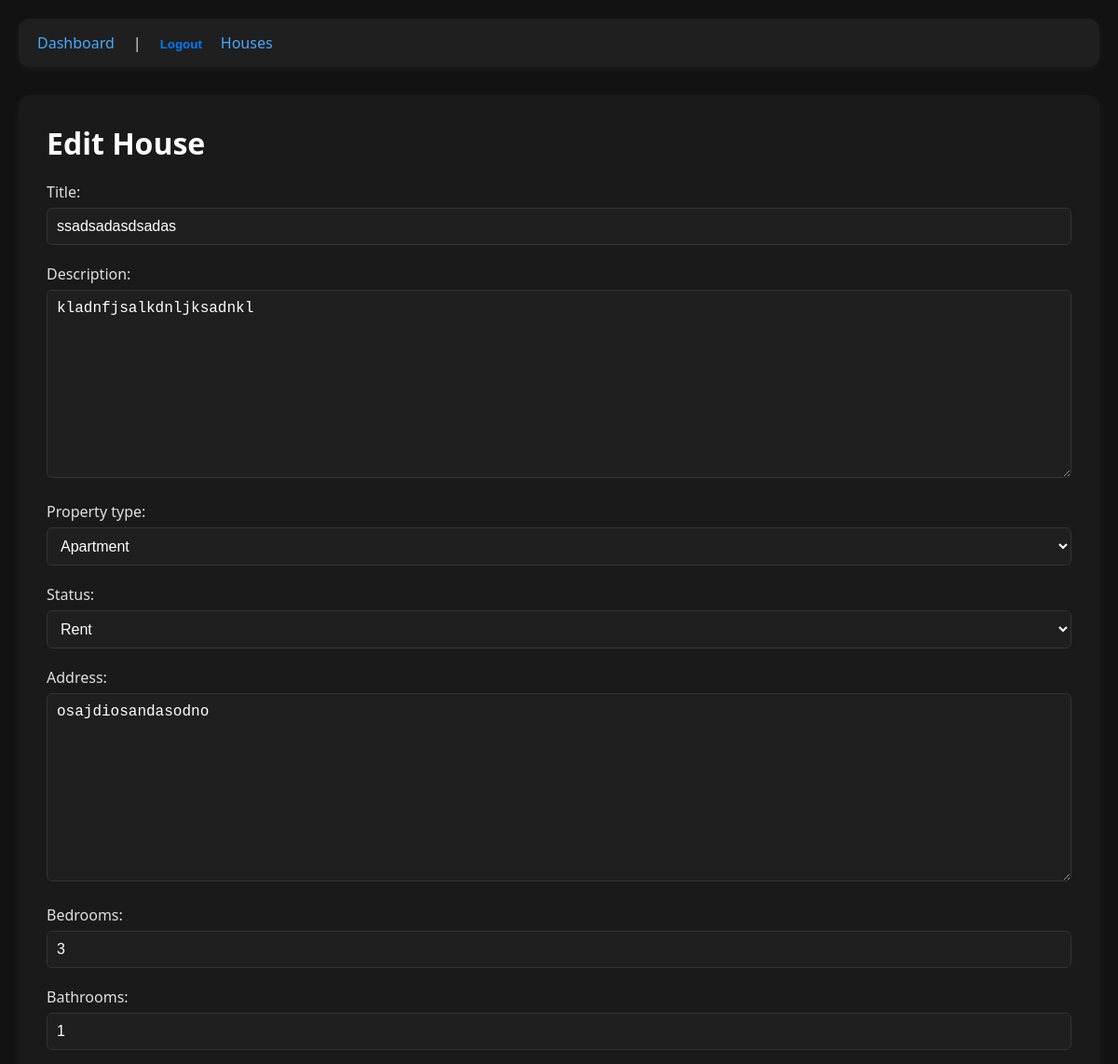
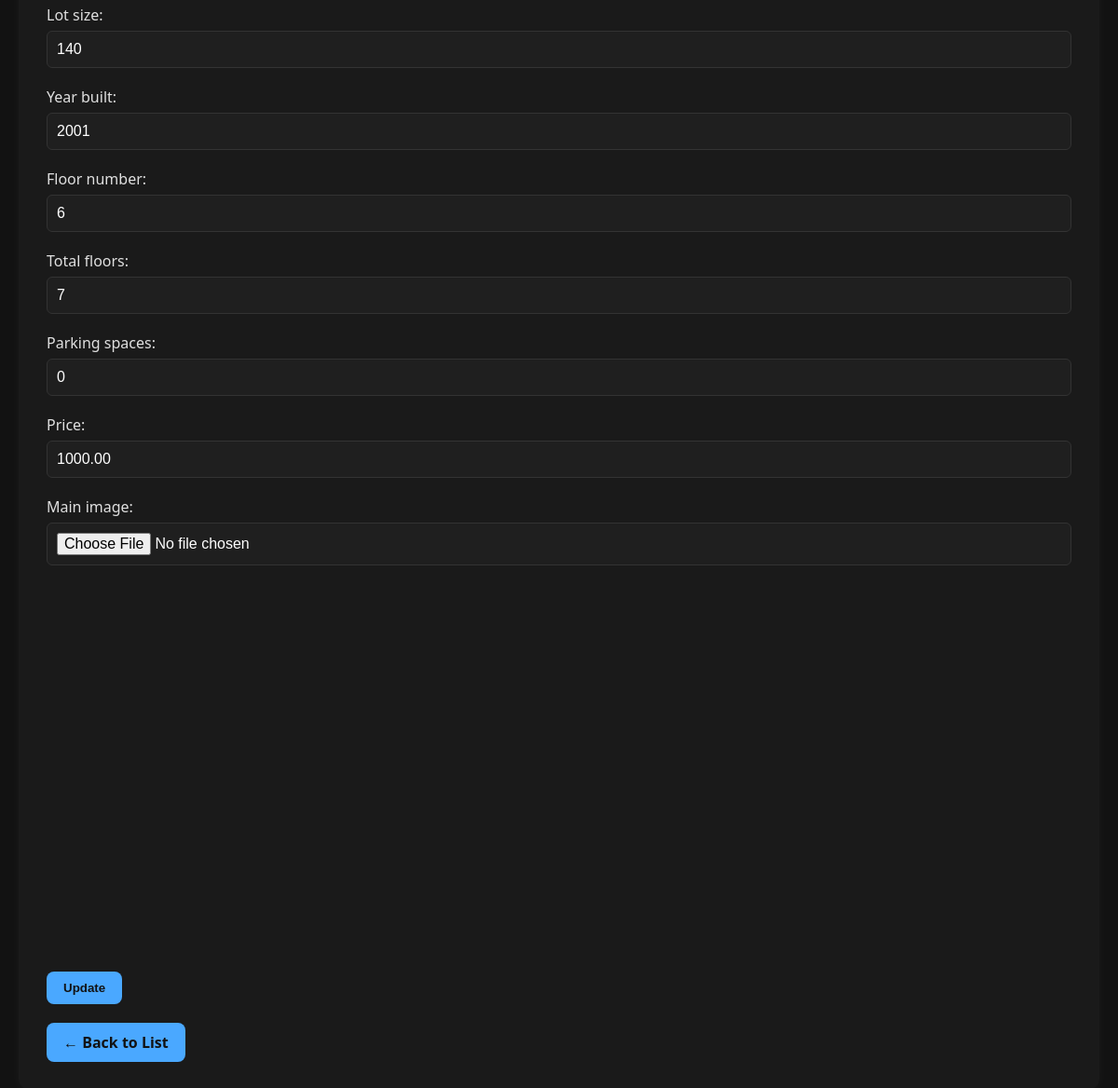
Page /houses/3/update/ (signed in) on the committed database (2 pictures, top to bottom).
### houses/models.py (models this page shows, shortened)
class House(models.Model):
    PROPERTY_TYPES = [
        ('house', 'House'),
        ('apartment', "Apartment"),
        ('condo',"Condo"),
        ('commercial','Commercial'),
        ('land','Land'),
    ]
    STATUS_CHOICES = [
        ('sale', 'Sale'),
        ('rent', 'Rent'),
        ('sold', 'Sold'),
        ('pending', 'Pending'),
    ]
    title = models.CharField(max_length=100)
    property_type = models.CharField(max_length=20, choices=PROPERTY_TYPES, default='apartment')
    price = models.DecimalField(max_digits=12, decimal_places=3, )
    status = models.CharField(max_length=10, choices=STATUS_CHOICES, default='rent')
    description = models.TextField(blank=True)
    address = models.TextField()
    latitude = models.DecimalField(max_digits=9, decimal_places=6, blank=True, null=True)
    longitude = models.DecimalField(max_digits=9, decimal_places=6, blank=True, null=True)
    bedrooms = models.PositiveIntegerField(default=3)
    bathrooms = models.PositiveIntegerField(default=1)
    lot_size = models.PositiveIntegerField()
    year_built = models.PositiveIntegerField(blank=True, null=True)
    floor_number = models.PositiveIntegerField(blank=True, null=True)
    total_floors = models.PositiveIntegerField(blank=True, null=True)
    parking_spaces = models.PositiveIntegerField(default=0)
    price = models.DecimalField(max_digits=15, decimal_places=2)
    main_image = models.ImageField(upload_to='houses/', blank=True, null=True)
    created_at = models.DateTimeField(auto_now_add=True)
    updated_at = models.DateTimeField(auto_now=True)
    agent = models.ForeignKey(
        settings.AUTH_USER_MODEL,
        on_delete=models.CASCADE,
        related_name='houses',
        )

### houses/views.py (the view, shortened to what this page needs)
# urls.py: path('<int:pk>/update/', HouseUpdateView.as_view(), name='update'),
class HouseUpdateView(LoginRequiredMixin, UpdateView):
    model = House
    form_class = HouseForm
    template_name = "houses/update.html"

### houses/forms.py
class HouseForm(forms.ModelForm):
    class Meta:
        model = House
        fields = [
            'title', 'description', 'property_type', 'status',
            'address',
            'latitude', 'longitude',
            'bedrooms', 'bathrooms', 'lot_size',
            'year_built', 'floor_number', 'total_floors', 'parking_spaces',
            'price',
            'main_image'
        ]
        widgets = {
            'latitude': forms.HiddenInput(),
            'longitude': forms.HiddenInput(),
        }

### houses/templates/houses/update.html (shortened to what this page needs)
{% extends 'base.html' %}
{% load leaflet_tags %}
{% block extra_header %}
<link
  rel="stylesheet"
  href="https://unpkg.com/leaflet-control-geocoder/dist/Control.Geocoder.css"
/>
{% endblock %}
{% block content %}
<h1>Edit House</h1>
<form method="post" enctype="multipart/form-data" novalidate>
    {{ form.as_p }}
    <div id="map" style="height: 400px; border-radius: 8px; margin-bottom: 1rem;">
    </div>
    <button type="submit">Update</button>
</form>
<a href="{% url 'houses:list' %}" class="button mt-2">← Back to List</a>
{% endblock %}

### static/css/style.css (style rules this page uses)
* { margin: 0; padding: 0; box-sizing: border-box; }
body { font-family: 'Segoe UI', Tahoma, Geneva, Verdana, sans-serif; background-color: #121212; color: #e0e0e0; padding: 20px; }
h1, h2 { color: #ffffff; margin-bottom: 20px; }
button, .button { background-color: #4aa8ff; color: #121212; padding: 10px 18px; border: none; border-radius: 8px; cursor: pointer; font-weight: 600; transition: background-color 0.2s ease; text-decoration: none; display: inline-block; }
input, select, textarea { width: 100%; padding: 10px; margin-top: 6px; margin-bottom: 20px; background-color: #1f1f1f; color: #ffffff; border: 1px solid #333; border-radius: 6px; font-size: 16px; }
.mt-2 { margin-top: 20px; }

### rows in the picture
House: title "ssadsadasdsadas", description "kladnfjsalkdnljksadnkl", property_type "Apartment", status "Rent", address "osajdiosandasodno", bedrooms "3", bathrooms "1", lot_size "140", year_built "2001", floor_number "6", total_floors "7", parking_spaces "0", price "1000.00"
